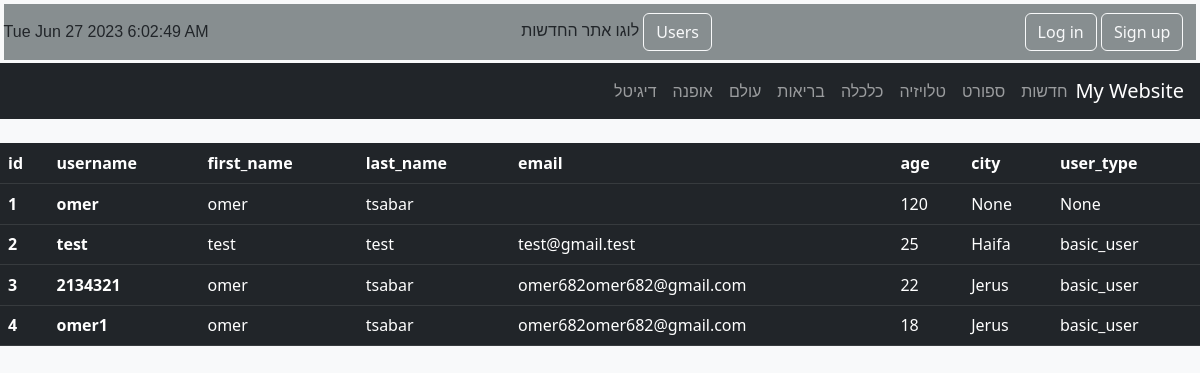
Page /display/user on the committed database.
### my_app/models.py (models this page shows)
class CustomUser(AbstractUser):
    personal_id = models.CharField(unique=True, max_length=155, null=True, blank=True)
    age = models.IntegerField(null=True, blank=True, validators=[MinValueValidator(5), MaxValueValidator(140)])
    city = models.CharField(null=True, blank=True, max_length=155)
    USER_CHOICES = [
        ('basic_user', 'Basic'),
        ('reporter', 'Reporter'),
        ('editor', 'Editor'),
        ('staff', 'Staff'),
        ('super_admin', 'Super Admin')
    ]
    user_type = models.CharField(max_length=20, choices=USER_CHOICES, null=True, blank=True)
    groups = models.ManyToManyField(
        'auth.Group',
        blank=True,
        related_name='person_set',
        related_query_name='person',
    )
    user_permissions = models.ManyToManyField(
        'auth.Permission',
        blank=True,
        related_name='person_set',
        related_query_name='person',
    )

### my_app/views.py (the view)
# urls.py: path("display/user", views.test_display_users, name='display_users'),
def test_display_users(request):
    users = CustomUser.objects.all()
    return render(request=request, template_name='my_app/displayusers.html', context={"customusers":users})

### my_app/templates/my_app/displayusers.html (shortened to what this page needs)
{% extends "my_app/base.html" %}
{% load static %}
{% block content %}
<br>
<div>
    <table class="table table-dark table-striped table table-hover">
        <thead>
          <tr>
            <th scope="col">id</th>
            <th scope="col">username</th>
            <th scope="col">first_name</th>
            <th scope="col">last_name</th>
            <th scope="col">email</th>
            <th scope="col">age</th>
            <th scope="col">city</th>
            <th scope="col">user_type</th>
          </tr>
        </thead>
        <tbody>
            {%if customusers%}
            {% for customuser in customusers %}
            <th scope="row">{{customuser.id}}</th>
            <th>{{customuser.username}}</th>
            <td>{{customuser.first_name}}</td>
            <td>{{customuser.last_name}}</td>
            <td>{{customuser.email}}</td>
            <td>{{customuser.age}}</td>
            <td>{{customuser.city}}</td>
            <td>{{customuser.user_type}}</td>
          {%endfor%}
          {%endif%}
        </tbody>
      </table>
  </div>
{%endblock content %}

### my_app/templates/my_app/base.html (shortened to what this page needs)
{% load static %}
<!DOCTYPE html>
<html>
<head>
    <link rel="stylesheet" href="https://cdn.jsdelivr.net/npm/bootstrap@5.2.3/dist/css/bootstrap.min.css">
   <link rel="stylesheet" href="https://cdn.jsdelivr.net/npm/bootstrap-icons@1.10.5/font/bootstrap-icons.css">
   <link rel="stylesheet" href="{% static '/css/style.css'%}">
</head>
<body onload="CustomInterval(TimeAndDate, 1000)" class="bg-light">
    <div class="title-bar" >
        <div style="font-family: 'Franklin Gothic Medium', 'Arial Narrow', Arial, sans-serif;" id="TimeDiv"> </div>
        <div>
            לוגו אתר החדשות
            <a href="{% url 'display_users' %}" class="btn btn-outline-light"> Users</a>
        </div>
        <div>
            {%if not user.is_authenticated %}
      <a class="btn btn-outline-light"   href="{% url 'login' %}"> Log in </a>
      <a class="btn btn-outline-light" href="{% url 'signup' %}">Sign up</a>
        {% endif %}
        </div>
    </div>
    <nav class="navbar navbar-expand-md navbar-dark bg-dark sticky-top flex-row-reverse">
      <a class="navbar-brand" href="{% url 'home' %}">My Website</a>
      <div class="collapse navbar-collapse flex-row-reverse" id="navbarCollapse">
        <ul class="navbar-nav ml-auto">
          <li class="nav-item active">
            <a class="nav-link" href="#">דיגיטל</a>
          </li>
          <li class="nav-item">
            <a class="nav-link" href="#">אופנה</a>
          </li>
          <li class="nav-item">
            <a class="nav-link" href="#">עולם</a>
          </li>
          <li class="nav-item">
            <a class="nav-link" href="{% url 'health' %}">בריאות</a>
          </li>
          <li class="nav-item">
            <a class="nav-link" href="#">כלכלה</a>
          </li>
          <li class="nav-item">
            <a class="nav-link" href="#">טלויזיה</a>
          </li>
          <li class="nav-item">
            <a class="nav-link" href="{% url 'sport' %}">ספורט</a>
          </li>
          <li class="nav-item">
            <a class="nav-link" href="#">חדשות</a>
          </li>
        </ul>
      </div>
    </nav>
    {% block content %}{% endblock content %}
  </body>
  </html>

### my_app/static/css/style.css (style rules this page uses)
.title-bar { display: flex; flex-wrap: wrap; justify-content: space-between; align-items: center; background-color: #3d494a99; height: 7vh; margin: 0.3%; }
.title-bar div:last-child { margin-right: 13px; }

### rows in the picture
CustomUser: id "1", username "omer", first_name "omer", last_name "tsabar", age "120", city "None", user_type "None"
CustomUser: id "2", username "test", first_name "test", last_name "test", email "test@gmail.test", age "25", city "Haifa", user_type "basic_user"
CustomUser: id "3", username "2134321", first_name "omer", last_name "tsabar", email "omer682omer682@gmail.com", age "22", city "Jerus", user_type "basic_user"
CustomUser: id "4", username "omer1", first_name "omer", last_name "tsabar", email "omer682omer682@gmail.com", age "18", city "Jerus", user_type "basic_user"
